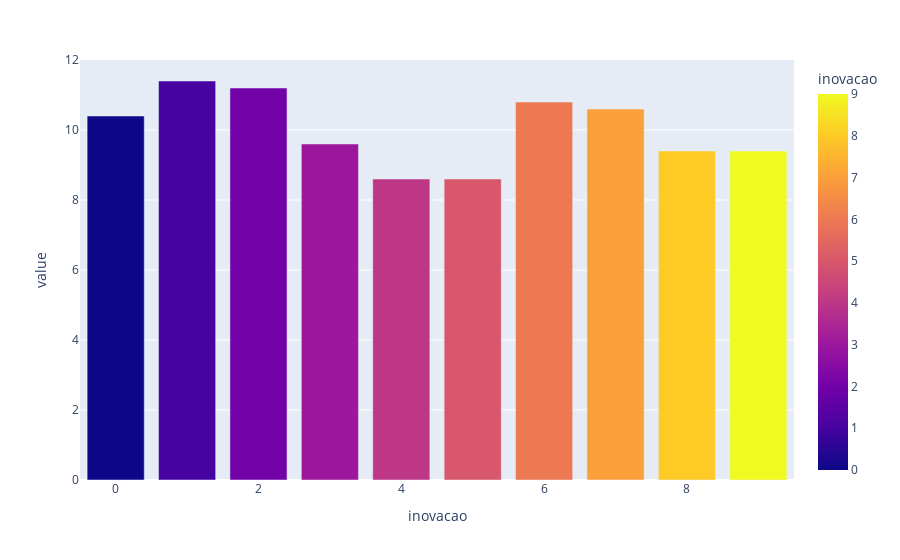

Write notebook code for a chart like this one.
### Code cell
# Distribuição de Variável Inovação - Percentual
percentual_inovacao = df_segmento['inovacao'].value_counts(normalize=True) * 100
px.bar(percentual_inovacao, color=percentual_inovacao.index, category_orders={'inovacao': percentual_inovacao.index})

### Figure 1 — Plotly figure (JSON) as saved in the notebook; plotly's stock layout.template omitted (floating-point values rounded to 4 significant figures)
{"data": [{"hovertemplate": "inovacao=%{marker.color}<br>value=%{y}<extra></extra>", "legendgroup": "", "marker": {"color": [1, 2, 6, 7, 0, 3, 9, 8, 4, 5], "coloraxis": "coloraxis", "pattern": {"shape": ""}}, "name": "", "orientation": "v", "showlegend": false, "textposition": "auto", "type": "bar", "x": [1, 2, 6, 7, 0, 3, 9, 8, 4, 5], "xaxis": "x", "y": [11.4, 11.2, 10.8, 10.6, 10.4, 9.6, 9.4, 9.4, 8.6, 8.6], "yaxis": "y"}], "layout": {"barmode": "relative", "coloraxis": {"colorbar": {"title": {"text": "inovacao"}}, "colorscale": [[0, "#0d0887"], [0.1111, "#46039f"], [0.2222, "#7201a8"], [0.3333, "#9c179e"], [0.4444, "#bd3786"], [0.5556, "#d8576b"], [0.6667, "#ed7953"], [0.7778, "#fb9f3a"], [0.8889, "#fdca26"], [1, "#f0f921"]]}, "legend": {"tracegroupgap": 0}, "margin": {"t": 60}, "xaxis": {"anchor": "y", "categoryarray": [1, 2, 6, 7, 0, 3, 9, 8, 4, 5], "categoryorder": "array", "domain": [0, 1], "title": {"text": "inovacao"}}, "yaxis": {"anchor": "x", "domain": [0, 1], "title": {"text": "value"}}}}
